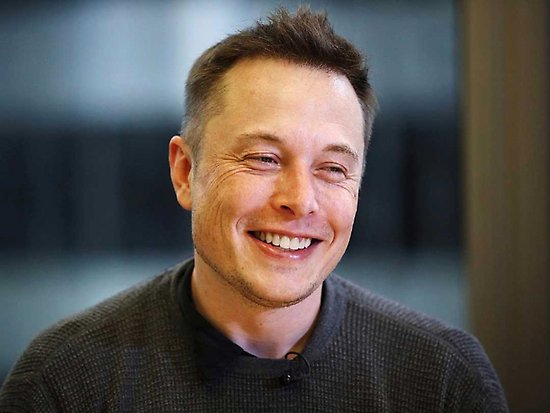
#> input picture elon.jpg, 550 x 413 px
$ jupyter execute --allow-errors 'Stepwise Face Recognition through Image.ipynb'
#> lines starting #> are read from the running program, lines starting #| are printed output that depends on the picture; after the words box and inside, x2 and y2 are one past the last pixel; in counts of white or black regions, pixels touching at a corner belong together
[cell 1]
import cv2

[cell 2]
img = cv2.imread("morgan.jpg",1)
face_cascade = cv2.CascadeClassifier("haarcascade_frontalface_default.xml")

[cell 3]
print(img)
#| None

#> (a cell that did not finish here is left out)

[cell 5]
print(type(img))
#| <class 'NoneType'>

[cell 6]
import cv2
cv2.imshow("image",img)
cv2.waitKey(0)
#> (the rest of this cell did not finish here and is left out)

[cell 7]
import cv2

img = cv2.imread("morgan.jpg",1)

#> (the rest of this cell did not finish here and is left out)

[cell 8]
import cv2

img = cv2.imread("morgan.jpg",1)

#> (the rest of this cell did not finish here and is left out)

[cell 9]
import cv2

face_cascade = cv2.CascadeClassifier("haarcascade_frontalface_default.xml")
eyes_cascade = cv2.CascadeClassifier('haarcascade_eye.xml')

img = cv2.imread("morgan.jpg",1)

#> (the rest of this cell did not finish here and is left out)

[cell 10]
import cv2

face_cascade = cv2.CascadeClassifier("haarcascade_frontalface_default.xml")

img1 = cv2.imread("morgan.jpg",1)
img2 = cv2.imread("elon.jpg",1)
#> img2 is the input picture: shape (413, 550, 3); mean B, G, R 77.1, 80.7, 86.2

#> (the rest of this cell did not finish here and is left out)

[cell 11]
import cv2

face_cascade = cv2.CascadeClassifier("haarcascade_frontalface_default.xml")

img = cv2.imread("ian.jpg",1)
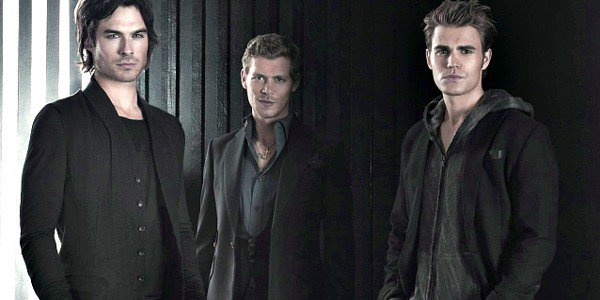
#> input picture ian.jpg, 600 x 300 px
#> img is the input picture: shape (300, 600, 3); mean B, G, R 58.8, 57.7, 56.9

gray_img = cv2.cvtColor(img, cv2.COLOR_BGR2GRAY)

faces = face_cascade.detectMultiScale(gray_img, scaleFactor=1.05,minNeighbors = 5)
#> faces = [[94, 12, 64, 64], [240, 57, 57, 57], [421, 23, 72, 72]]

print(type(faces))
#| <class 'numpy.ndarray'>
print(faces)
#| [[ 94  12  64  64]
#|  [240  57  57  57]
#|  [421  23  72  72]]

for x,y,w,h in faces:
    img = cv2.rectangle(img, (x,y), (x+w,y+h), (0,255,0),3)
#> this loop made 3 passes
#> pass 1, `img = cv2.rectangle(img, (x,y), (x+w,y+h), (0,255,0),3)`:
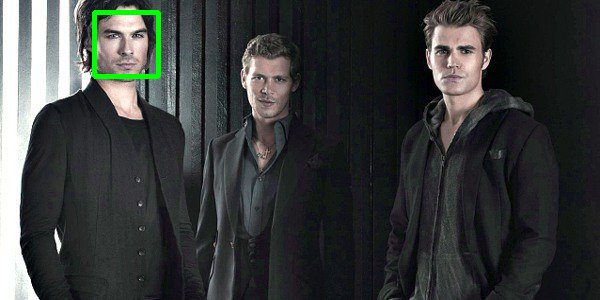
#> img: shape (300, 600, 3); 0.7% of pixels changed, all inside (x1, y1, x2, y2) = (92, 10, 161, 79)
#> pass 2, `img = cv2.rectangle(img, (x,y), (x+w,y+h), (0,255,0),3)`:
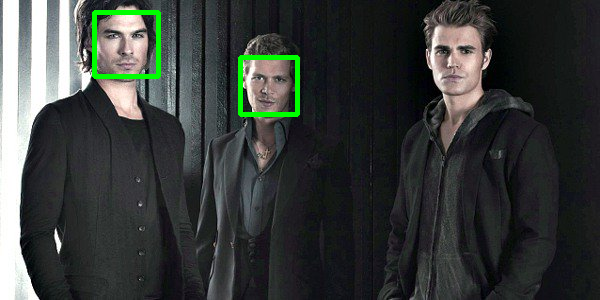
#> img: shape (300, 600, 3); 0.63% of pixels changed, all inside (x1, y1, x2, y2) = (238, 55, 300, 117)
#> pass 3, `img = cv2.rectangle(img, (x,y), (x+w,y+h), (0,255,0),3)`:
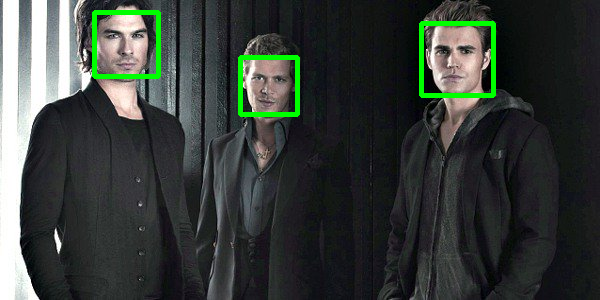
#> img: shape (300, 600, 3); 0.79% of pixels changed, all inside (x1, y1, x2, y2) = (419, 21, 496, 98)

resize_img = cv2.resize(img, (int(img.shape[1]*2), int(img.shape[0]*2)))

cv2.imshow("Ian",resize_img)

cv2.waitKey(0)

#> (the rest of this cell did not finish here and is left out)
